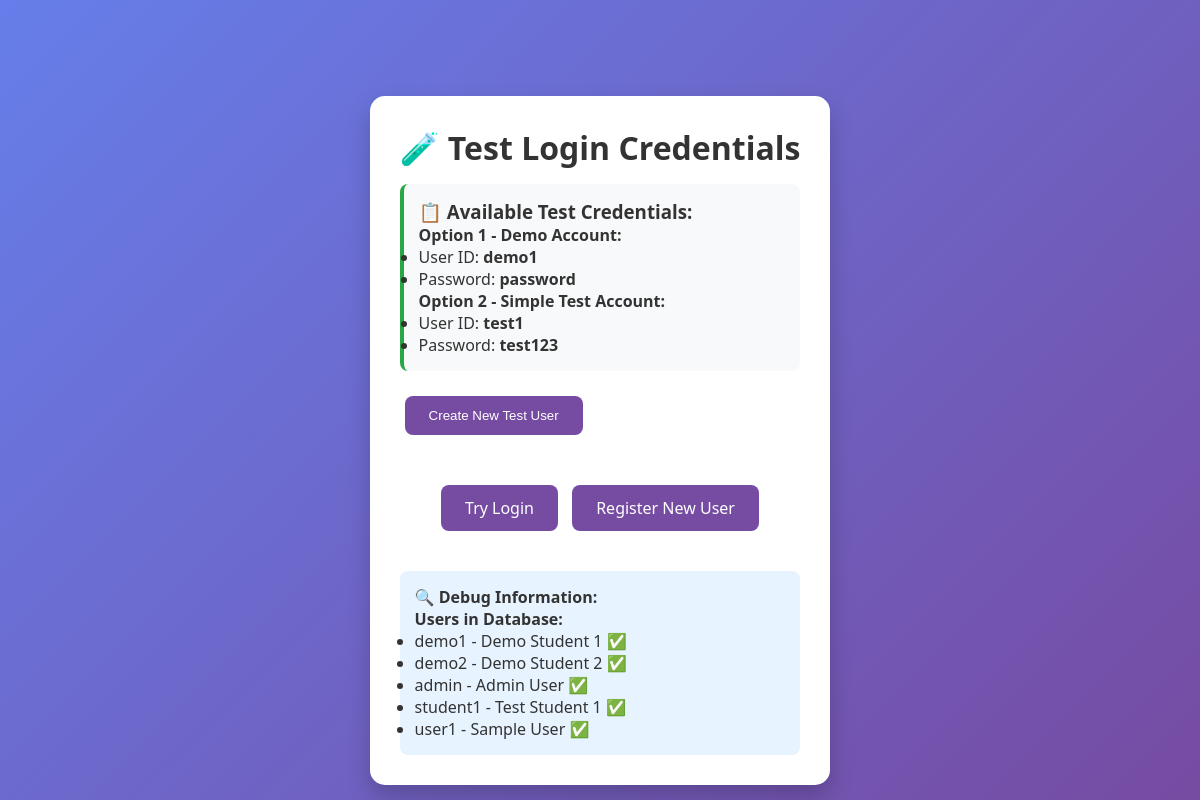
The page /test_login.php on the database its author committed.
### tables this page shows
CREATE TABLE IF NOT EXISTS students (
    id INT AUTO_INCREMENT PRIMARY KEY,
    user_id VARCHAR(50) UNIQUE NOT NULL,
    name VARCHAR(100) NOT NULL,
    email VARCHAR(100) NOT NULL,
    phone VARCHAR(15) NOT NULL,
    password VARCHAR(255) NOT NULL,
    hostel VARCHAR(20) NOT NULL,
    registration_step INT DEFAULT 1,
    registration_completed BOOLEAN DEFAULT FALSE,
    created_at TIMESTAMP DEFAULT CURRENT_TIMESTAMP,
    updated_at TIMESTAMP DEFAULT CURRENT_TIMESTAMP ON UPDATE CURRENT_TIMESTAMP
);

### db_config.php (called while the page is built, shortened)
<?php
function executeQuery($pdo, $sql, $params = []) {
    try {
        $stmt = $pdo->prepare($sql);
        $stmt->execute($params);
        return $stmt;
    } catch (PDOException $e) {
        error_log("Query execution failed: " . $e->getMessage());
        throw new Exception("Database operation failed");
    }
}
function getMultipleRecords($pdo, $sql, $params = []) {
    $stmt = executeQuery($pdo, $sql, $params);
    return $stmt->fetchAll();
}
?>

### test_login.php (the view, shortened to what this page needs)
<!DOCTYPE html>
<html lang="en">
<head>
    <link rel="stylesheet" href="style.css">
</head>
<body>
    <div class="test-container">
        <h1>🧪 Test Login Credentials</h1>
        <?php
        require_once 'db_config.php';
        ?>
        <div class="credentials">
            <h3>📋 Available Test Credentials:</h3>
            <p><strong>Option 1 - Demo Account:</strong></p>
            <ul>
                <li>User ID: <strong>demo1</strong></li>
                <li>Password: <strong>password</strong></li>
            </ul>
            <p><strong>Option 2 - Simple Test Account:</strong></p>
            <ul>
                <li>User ID: <strong>test1</strong></li>
                <li>Password: <strong>test123</strong></li>
            </ul>
        </div>
        <form method="POST">
            <button type="submit" name="create_test_user" class="btn">Create New Test User</button>
        </form>
        <div style="text-align: center; margin-top: 30px;">
            <a href="login.html" class="btn">Try Login</a>
            <a href="registration1.html" class="btn">Register New User</a>
        </div>
        <div style="margin-top: 30px; padding: 15px; background: #e7f3ff; border-radius: 8px;">
            <h4>🔍 Debug Information:</h4>
            <?php
            try {
                $pdo = getDBConnection();
                $users = getMultipleRecords($pdo, "SELECT user_id, name, registration_completed FROM students LIMIT 5");
                echo "<p><strong>Users in Database:</strong></p>";
                echo "<ul>";
                foreach ($users as $user) {
                    $status = $user['registration_completed'] ? '✅' : '⏳';
                    echo "<li>{$user['user_id']} - {$user['name']} $status</li>";
                }
                echo "</ul>";
            } catch (Exception $e) {
                echo "<p>❌ Database connection failed: " . $e->getMessage() . "</p>";
            }
            ?>
        </div>
    </div>
</body>
</html>

### style.css (style rules this page uses)
* { box-sizing: border-box; margin: 0; padding: 0; }
body { font-family: 'Segoe UI', Tahoma, Geneva, Verdana, sans-serif; background: linear-gradient(135deg, #667eea, #764ba2); height: 100vh; display: flex; justify-content: center; align-items: center; color: #333; padding-top: 80px; }

### test_login.php (style rules this page uses)
.test-container { max-width: 600px; margin: 50px auto; padding: 30px; background: white; border-radius: 15px; box-shadow: 0 12px 25px rgba(0, 0, 0, 0.2); }
.credentials { background: #f8f9fa; padding: 15px; border-radius: 8px; margin: 15px 0; border-left: 4px solid #28a745; }
.btn { padding: 12px 24px; background: #764ba2; color: white; border: none; border-radius: 8px; cursor: pointer; text-decoration: none; display: inline-block; margin: 10px 5px; }

### rows shown on the page
students: user "demo1", name "Demo Student 1", registration_completed "✅"
students: user "demo2", name "Demo Student 2", registration_completed "✅"
students: user "admin", name "Admin User", registration_completed "✅"
students: user "student1", name "Test Student 1", registration_completed "✅"
students: user "user1", name "Sample User", registration_completed "✅"
